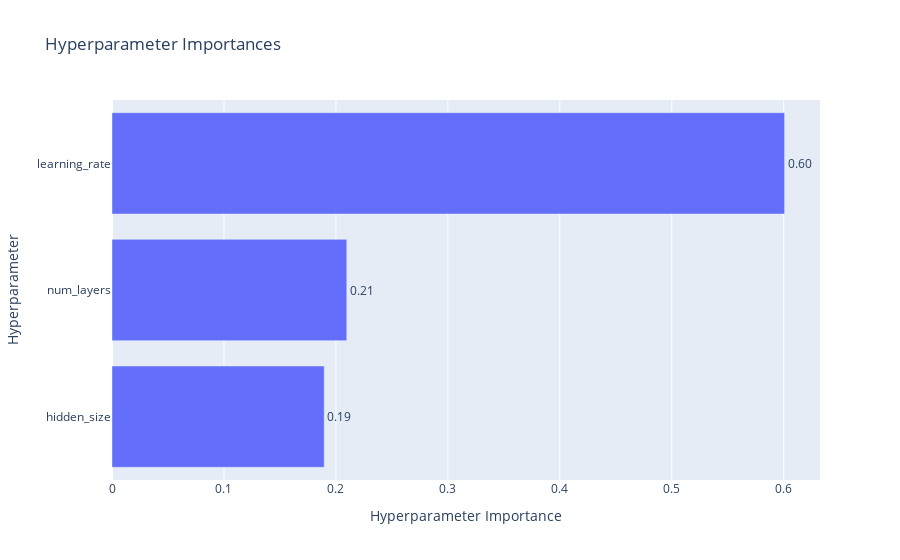

The cell this chart's notebook holds for it:
### Code cell
optuna.visualization.plot_param_importances(study_architecture)

### Figure 1 — Plotly figure (JSON) as saved in the notebook; plotly's stock layout.template omitted (floating-point values rounded to 4 significant figures)
{"data": [{"cliponaxis": false, "hovertemplate": ["hidden_size (IntDistribution): 0.18953212959537205<extra></extra>", "num_layers (IntDistribution): 0.20970338697084467<extra></extra>", "learning_rate (FloatDistribution): 0.6007644834337833<extra></extra>"], "name": "Objective Value", "orientation": "h", "text": ["0.19", "0.21", "0.60"], "textposition": "outside", "type": "bar", "x": [0.1895, 0.2097, 0.6008], "y": ["hidden_size", "num_layers", "learning_rate"]}], "layout": {"title": {"text": "Hyperparameter Importances"}, "xaxis": {"title": {"text": "Hyperparameter Importance"}}, "yaxis": {"title": {"text": "Hyperparameter"}}}}
